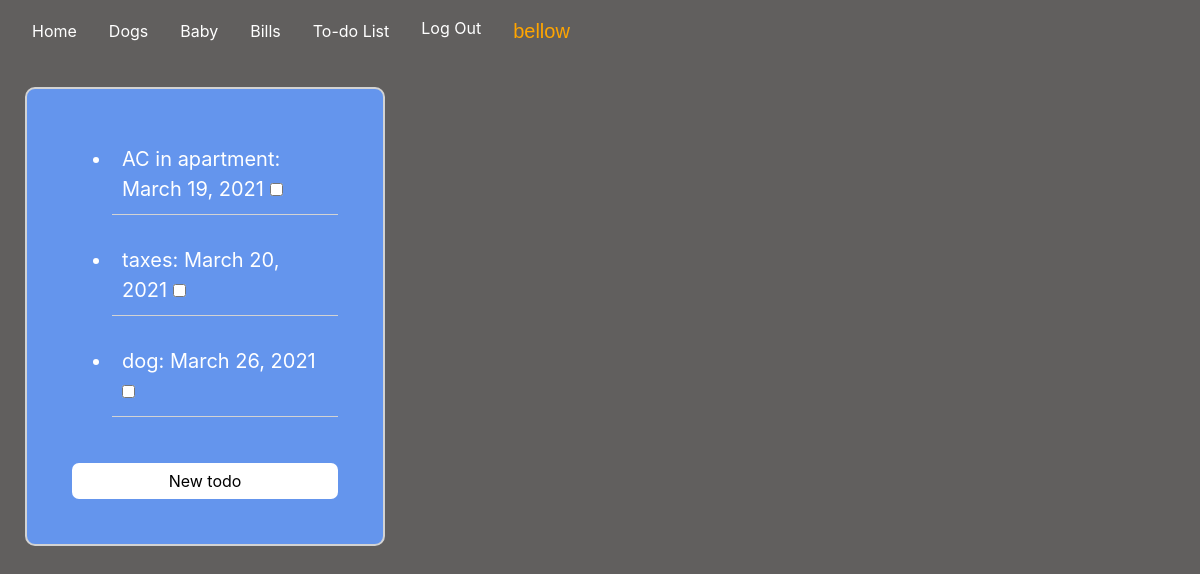
Page /todo (signed in) on the committed database.
### housemanager/models.py (models this page shows, shortened)
class Todo(models.Model):
    todo = models.CharField(max_length = 200)
    done = models.BooleanField(default=False)
    todo_date = models.DateField(default=datetime.now, blank=True)
    todo_cat = models.CharField(max_length=200, blank = True)

### housemanager/views.py (the view)
# urls.py: path("todo", views.todo, name="todo"),
@login_required(login_url="/login")
def todo(request):
    todolist = Todo.objects.filter(done=False)
    return render(request, "housemanager/todo.html", {
        "todo": todolist
    })

### housemanager/templates/housemanager/todo.html (shortened to what this page needs)
{% extends "housemanager/layout.html" %}
{% load static %}
{% block body %}
    <div id="todolist">
        <ul id="ullist">
            {% for todo in todo%}
            <li data-id={{todo.id}} id="listitem" class="listitem">
                    {{todo.todo}}:
                    {{todo.todo_date}}
                    <input data-id={{todo.id}} type="checkbox" class="todo-done" id="todo-done">
            </li>
            {% endfor%}
        </ul>
        <button class="btn btn-primary" id="create-todo">
            New todo
        </button>
    </div>
{% endblock %}

### housemanager/templates/housemanager/layout.html (shortened to what this page needs)
{% load static %}
<!DOCTYPE html>
<html lang="en">
    <head>
        <link rel="stylesheet" href="https://stackpath.bootstrapcdn.com/bootstrap/4.4.1/css/bootstrap.min.css">
        <link href="{% static 'housemanager/styles.css' %}" rel="stylesheet">
    </head>
    <body>
        <nav id="topnav" class="navbar navbar-expand-lg">
            <a class="nav-link active" href="{% url 'index' %}">Home</a>
            <a class="nav-link active" href="{% url 'dogs' %}">Dogs</a>
            <a class="nav-link active" href="{% url 'baby' %}">Baby</a>
            <a class="nav-link active" href="{% url 'bills' %}">Bills</a>
            <a class="nav-link active" href="{% url 'todo' %}">To-do List</a>
            <div>
              <ul class="nav">
                {% if user.is_authenticated %}
                    <li class="nav-item">
                        <a class="nav-link" href="{% url 'logout' %}">Log Out</a>
                    </li>
                    <li class="nav-item">
                        <a class="nav-link" id="user" >{{user}}</a>
                    </li>
                {% else %}
                    <li class="nav-item">
                        <a class="nav-link" href="{% url 'login' %}">Log In</a>
                    </li>
                {% endif %}
              </ul>
            </div>
         </nav>
                {% block body %}
                {% endblock %}
    </body>
</html>

### housemanager/static/housemanager/styles.css (style rules this page uses)
html, body { background-color: #615f5e; margin: 0; padding: 0; display: block; }
a { color: white; }
#todolist { background-color:cornflowerblue; width: 30%; margin: 25px; padding: 25px; border-radius: 10px; position: absolute; display: flex; flex-wrap: wrap; flex-direction: column; border: 2px solid lightgray; }
.listitem { font-size: 20px; padding: 10px; color: white; margin: 20px; border-bottom: 1px solid lightgray; }
#create-todo { background-color: white; color: black; border: none; border-radius: 7px; margin-top: 10px; }
.btn-primary { margin: 20px; }
#user { color: orange; font-size: 15pt; font-family: 'Lucida Sans', 'Lucida Sans Regular', 'Lucida Grande', 'Lucida Sans Unicode', Geneva, Verdana, sans-serif; }

### rows in the picture
Todo: todo "AC in apartment", todo_date "March 19, 2021"
Todo: todo "taxes", todo_date "March 20, 2021"
Todo: todo "dog", todo_date "March 26, 2021"

### other values in the picture
{{ user }} "bellow"
